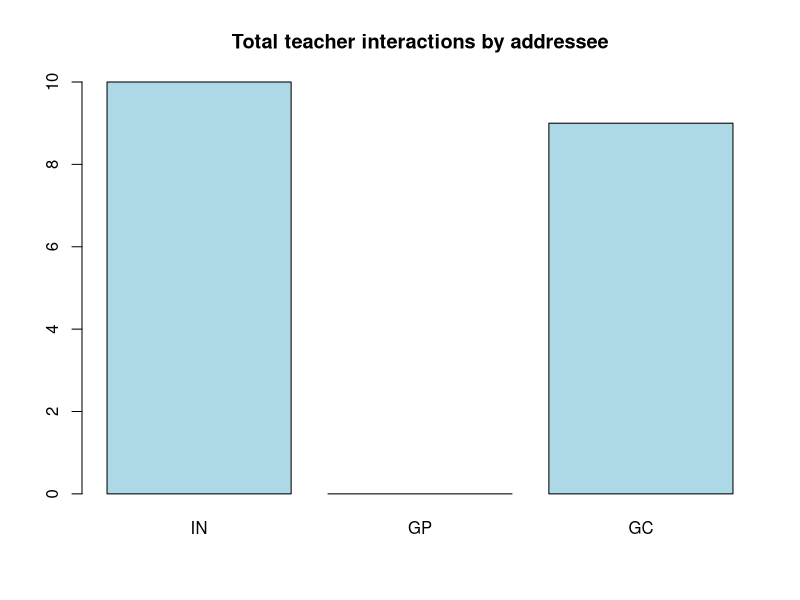
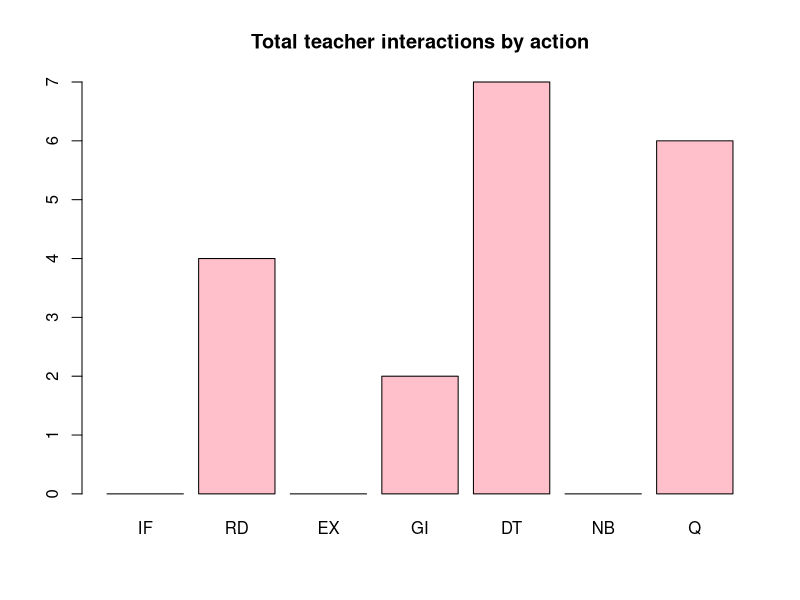
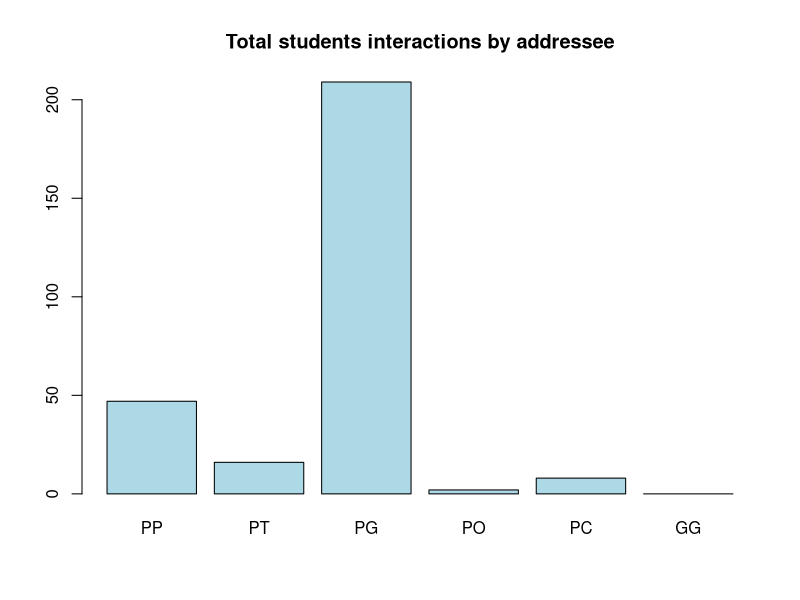
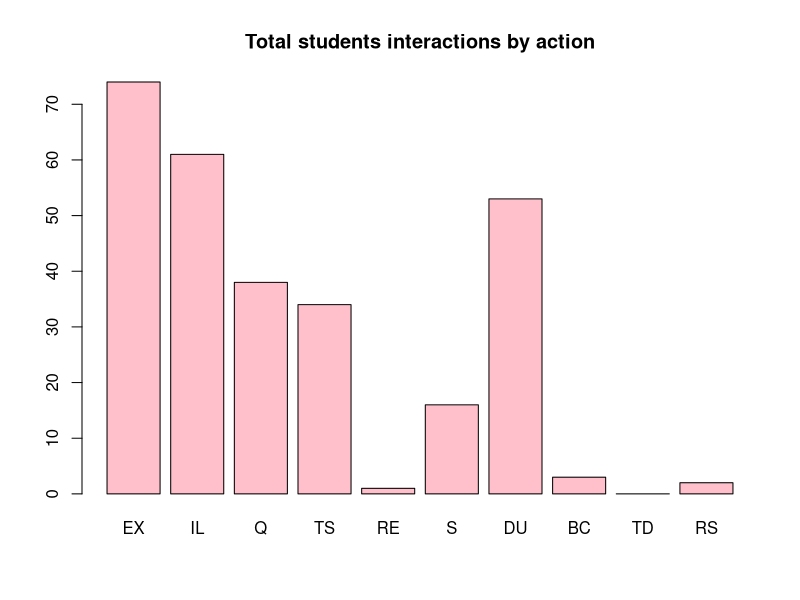

The R script that drew these images, in order:
## ---- chunk 1
teach_int = data.frame(IF=c(0, 0, 0), RD=c(4, 0, 0), EX=c(0, 0, 0),
                       GI=c(0, 0, 2), DT=c(0, 0, 7), NB=c(0, 0, 0),
                       Q=c(6, 0, 0),
                       row.names=c('IN', 'GP', 'GC'))
title = 'Total teacher interactions by addressee'
barplot(rowSums(teach_int),  main=title, col='light blue')

title = 'Total teacher interactions by action'
barplot(colSums(teach_int),  main=title, col='pink')
teach_int; round(100*teach_int/sum(teach_int), 1)
## ---- chunk 2
student_int = data.frame(EX=c(9, 0, 65, 0, 0, 0), IL=c(25, 0, 36, 0, 0, 0), 
                         Q=c(4, 8, 24, 2, 0, 0), TS=c(8, 0, 26, 0, 0, 0), 
                         RE=c(0, 0, 1, 0, 0, 0), S=c(0, 8, 0, 0, 8, 0), 
                         DU=c(0, 0, 53, 0, 0, 0), BC=c(0, 0, 3, 0, 0, 0), 
                         TD=c(0, 0, 0, 0, 0, 0), RS=c(1, 0, 1, 0, 0, 0),
                         row.names=c('PP', 'PT', 'PG', 'PO', 'PC', 'GG'))
title = 'Total students interactions by addressee'
barplot(rowSums(student_int), main=title, col='light blue')

title = 'Total students interactions by action'
barplot(colSums(student_int),  main=title, col='pink')
student_int; round(100*student_int/sum(student_int), 1)
